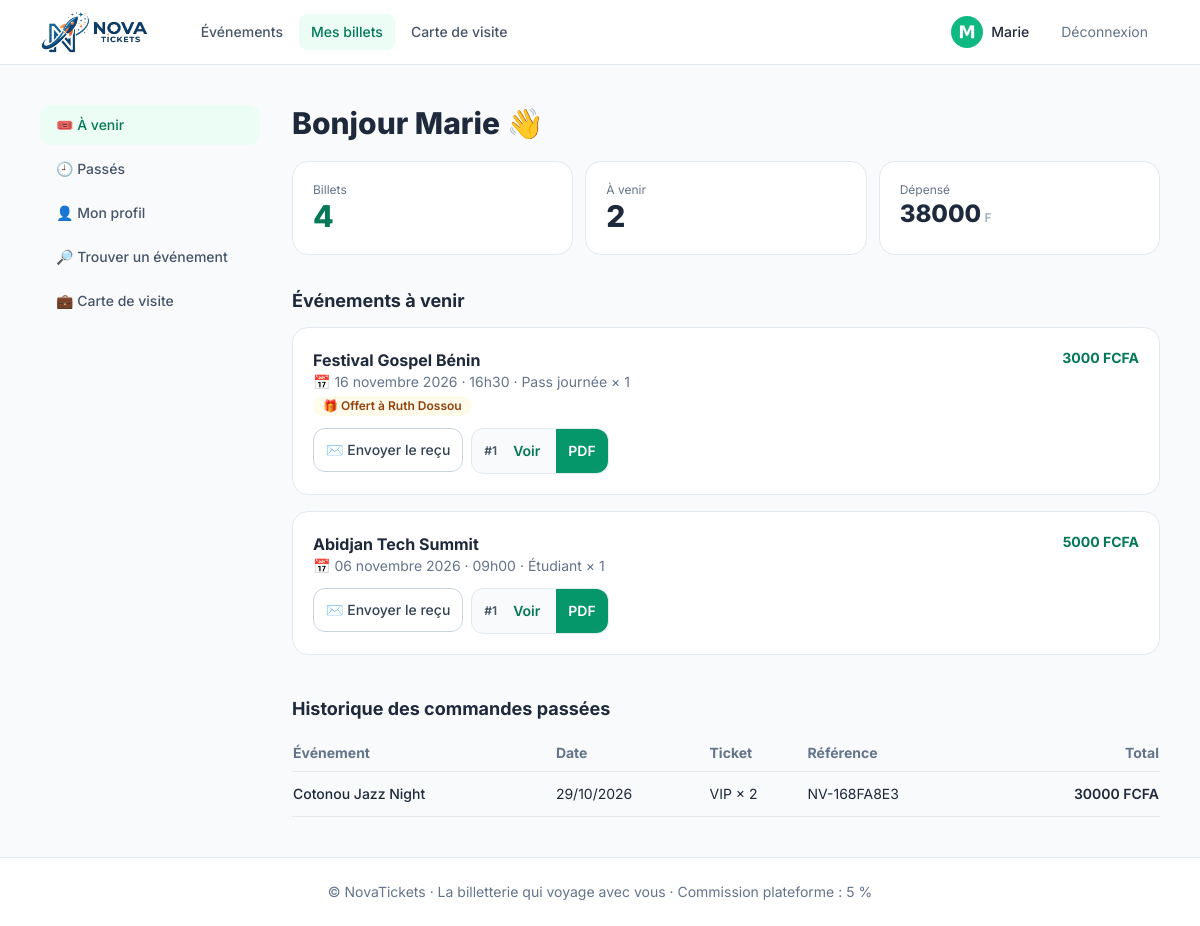
/mes-billets/ (signed in), run on the app's committed database.
### accounts/models.py (models this page shows, shortened)
class User(AbstractUser):
    SPECTATEUR = "spectateur"
    ORGANISATEUR = "organisateur"
    ROLES = [(SPECTATEUR, "Spectateur"), (ORGANISATEUR, "Organisateur")]
    SEXES = [("M", "Masculin"), ("F", "Féminin")]
    role = models.CharField(max_length=20, choices=ROLES, default=SPECTATEUR)
    country = models.CharField("Pays", max_length=2, default="BJ")
    phone = models.CharField("Téléphone", max_length=30)
    sexe = models.CharField(max_length=1, choices=SEXES, blank=True)
    profession = models.CharField(max_length=120, blank=True)
    photo = models.ImageField(upload_to="photos/", blank=True, null=True)
    org_name = models.CharField("Nom de l'organisation", max_length=150, blank=True)
    org_logo = models.ImageField(upload_to="org_logos/", blank=True, null=True)
    @property
    def is_organisateur(self):
        return self.role == self.ORGANISATEUR

### orders/models.py (models this page shows, shortened)
class Order(models.Model):
    PENDING = "pending"
    PAID = "paid"
    FAILED = "failed"
    STATUSES = [(PENDING, "En attente"), (PAID, "Payé"), (FAILED, "Échoué")]
    reference = models.CharField(max_length=20, unique=True, default=new_reference)
    user = models.ForeignKey(settings.AUTH_USER_MODEL, on_delete=models.CASCADE, related_name="orders")
    event = models.ForeignKey("events.Event", on_delete=models.CASCADE, related_name="orders")
    ticket_type = models.ForeignKey("events.TicketType", on_delete=models.PROTECT, related_name="orders")
    quantity = models.PositiveIntegerField(default=1)
    unit_price = models.DecimalField(max_digits=10, decimal_places=0)
    total = models.DecimalField(max_digits=12, decimal_places=0)
    commission = models.DecimalField(max_digits=12, decimal_places=0, default=0)
    net_amount = models.DecimalField("Net organisateur", max_digits=12, decimal_places=0, default=0)
    payment_method = models.CharField(max_length=60)
    payment_phone = models.CharField(max_length=30, blank=True)
    status = models.CharField(max_length=10, choices=STATUSES, default=PENDING)
    created_at = models.DateTimeField(auto_now_add=True)
    receipt_sent_at = models.DateTimeField(null=True, blank=True)
    for_friend = models.BooleanField(default=False)
    friend_last_name = models.CharField(max_length=80, blank=True)
    friend_first_name = models.CharField(max_length=80, blank=True)
    friend_sexe = models.CharField(max_length=1, blank=True)
    friend_email = models.EmailField(blank=True)
    friend_phone = models.CharField(max_length=30, blank=True)
    friend_photo = models.ImageField(upload_to="friends/", blank=True, null=True)
    class Meta:
        ordering = ["-created_at"]
    @property
    def holder_last_name(self):
        return self.friend_last_name if self.for_friend else self.user.last_name
    @property
    def holder_first_name(self):
        return self.friend_first_name if self.for_friend else self.user.first_name
    @property
    def holder_name(self):
        return f"{self.holder_first_name} {self.holder_last_name}".strip() or self.user.username

class Ticket(models.Model):
    code = models.UUIDField(default=uuid.uuid4, unique=True, editable=False)
    order = models.ForeignKey(Order, on_delete=models.CASCADE, related_name="tickets")
    number = models.PositiveIntegerField(default=1)
    used = models.BooleanField(default=False)
    created_at = models.DateTimeField(auto_now_add=True)
    class Meta:
        ordering = ["order", "number"]
    def get_absolute_url(self):
        return reverse("orders:ticket", args=[self.code])

### events/models.py (models this page shows, shortened)
class Event(models.Model):
    DRAFT = "draft"
    PUBLISHED = "published"
    STATUSES = [(DRAFT, "Brouillon"), (PUBLISHED, "Publié")]
    organizer = models.ForeignKey(settings.AUTH_USER_MODEL, on_delete=models.CASCADE, related_name="events")
    name = models.CharField("Nom de l'événement", max_length=200)
    slug = models.SlugField(max_length=220, unique=True, blank=True)
    description = models.TextField(blank=True)
    location = models.CharField("Lieu", max_length=200, blank=True)
    banner = models.ImageField("Visuel", upload_to="events/", blank=True, null=True)
    logo = models.ImageField("Logo de l'événement", upload_to="event_logos/", blank=True, null=True)
    start_date = models.DateField("Date de début")
    end_date = models.DateField("Date de fin")
    start_time = models.TimeField("Heure de début")
    sales_deadline = models.DateField("Date limite d'achat")
    status = models.CharField(max_length=12, choices=STATUSES, default=DRAFT)
    created_at = models.DateTimeField(auto_now_add=True)
    class Meta:
        ordering = ["start_date", "start_time"]
    def get_absolute_url(self):
        return reverse("events:detail", args=[self.slug])

class TicketType(models.Model):
    event = models.ForeignKey(Event, on_delete=models.CASCADE, related_name="ticket_types")
    name = models.CharField("Type de ticket", max_length=80)
    price = models.DecimalField("Prix (FCFA)", max_digits=10, decimal_places=0)
    stock = models.PositiveIntegerField("Quantité disponible", default=100)
    class Meta:
        ordering = ["price"]

### core/views.py (the view)
# urls.py: path("mes-billets/", views.spectateur_dashboard, name="spectateur_dashboard"),
@login_required
def spectateur_dashboard(request):
    today = timezone.localdate()
    orders = (Order.objects.filter(user=request.user, status=Order.PAID)
              .select_related("event", "ticket_type").prefetch_related("tickets"))
    upcoming = [o for o in orders if o.event.end_date >= today]
    past = [o for o in orders if o.event.end_date < today]
    return render(request, "dashboard/spectateur.html", {
        "upcoming": upcoming, "past": past,
        "tickets_count": sum(o.quantity for o in orders),
        "spent": sum((o.total for o in orders), Decimal("0")),
    })

### core/context_processors.py (called while the page is built)
def platform(request):
    return {
        "PLATFORM_NAME": settings.PLATFORM_NAME,
        "CARD_PRICE": settings.BUSINESS_CARD_PRICE,
        "COMMISSION_PERCENT": int(settings.PLATFORM_COMMISSION_RATE * 100),
    }

### templates/dashboard/spectateur.html (shortened to what this page needs)
{% extends "base.html" %}
{% block content %}
<div class="grid gap-8 lg:grid-cols-[220px_1fr]">
  <aside class="hidden lg:block">
    <div class="sticky top-24 space-y-1 text-sm font-medium">
      <a href="#a-venir" class="block rounded-xl bg-emerald-50 px-4 py-2.5 text-emerald-700">🎟️ À venir</a>
      <a href="#passes" class="block rounded-xl px-4 py-2.5 text-slate-600 hover:bg-slate-100">🕘 Passés</a>
      <a href="{% url 'accounts:profile' %}" class="block rounded-xl px-4 py-2.5 text-slate-600 hover:bg-slate-100">👤 Mon profil</a>
      <a href="{% url 'core:home' %}" class="block rounded-xl px-4 py-2.5 text-slate-600 hover:bg-slate-100">🔎 Trouver un événement</a>
      <a href="{% url 'core:card_list' %}" class="block rounded-xl px-4 py-2.5 text-slate-600 hover:bg-slate-100">💼 Carte de visite</a>
    </div>
  </aside>
  <div>
    <div class="flex flex-wrap items-center justify-between gap-3">
      <h1 class="text-2xl md:text-3xl font-extrabold">Bonjour {{ user.first_name|default:user.username }} 👋</h1>
    </div>
    <div class="mt-5 grid grid-cols-3 gap-3">
      <div class="rounded-2xl bg-white border border-slate-200 p-3 md:p-5"><p class="text-xs text-slate-500">Billets</p><p class="text-2xl md:text-3xl font-extrabold text-emerald-700">{{ tickets_count }}</p></div>
      <div class="rounded-2xl bg-white border border-slate-200 p-3 md:p-5"><p class="text-xs text-slate-500">À venir</p><p class="text-2xl md:text-3xl font-extrabold">{{ upcoming|length }}</p></div>
      <div class="rounded-2xl bg-white border border-slate-200 p-3 md:p-5"><p class="text-xs text-slate-500">Dépensé</p><p class="text-lg md:text-2xl font-extrabold">{{ spent|floatformat:0 }}<span class="text-xs font-medium text-slate-400"> F</span></p></div>
    </div>
    <h2 id="a-venir" class="mt-8 text-lg font-bold scroll-mt-24">Événements à venir</h2>
    <div class="mt-3 space-y-4">
      {% for o in upcoming %}
      <div class="rounded-2xl bg-white border border-slate-200 p-4 md:p-5">
        <div class="flex flex-col gap-1 sm:flex-row sm:items-start sm:justify-between">
          <div class="min-w-0">
            <a href="{{ o.event.get_absolute_url }}" class="font-bold hover:text-emerald-700">{{ o.event.name }}</a>
            <p class="text-sm text-slate-500">📅 {{ o.event.start_date|date:"d F Y" }} · {{ o.event.start_time|time:"H\hi" }} · {{ o.ticket_type.name }} × {{ o.quantity }}</p>
            {% if o.for_friend %}<p class="mt-1 inline-block rounded-full bg-amber-50 px-2.5 py-0.5 text-xs font-semibold text-amber-800">🎁 Offert à {{ o.holder_name }}</p>{% endif %}
          </div>
          <span class="text-sm font-bold text-emerald-700">{{ o.total|floatformat:0 }} FCFA</span>
        </div>
        <div class="mt-3 flex flex-wrap gap-2">
          <form method="post" action="{% url 'orders:resend_receipt' o.reference %}">{% csrf_token %}
            <button class="tap rounded-xl border border-slate-300 bg-white px-3 text-sm font-medium text-slate-700 hover:bg-slate-50">✉️ {% if o.receipt_sent_at %}Renvoyer le reçu{% else %}Envoyer le reçu{% endif %}</button>
          </form>
          {% for t in o.tickets.all %}
          <div class="flex items-center gap-1 rounded-xl border border-slate-200 bg-slate-50 pl-3">
            <span class="text-xs font-semibold text-slate-600">#{{ t.number }}</span>
            <a href="{{ t.get_absolute_url }}" class="tap grid place-items-center px-3 text-sm font-semibold text-emerald-700">Voir</a>
            <a href="{% url 'orders:ticket_pdf' t.code %}" class="tap grid place-items-center rounded-r-xl bg-emerald-600 px-3 text-sm font-semibold text-white">PDF</a>
          </div>
          {% endfor %}
        </div>
      </div>
      {% empty %}
      <div class="rounded-2xl border border-dashed border-slate-300 p-8 text-center text-slate-500">Aucun billet à venir. <a href="{% url 'core:home' %}" class="font-semibold text-emerald-700">Découvrir les événements</a></div>
      {% endfor %}
    </div>
    <h2 id="passes" class="mt-10 text-lg font-bold scroll-mt-24">Historique des commandes passées</h2>
    <div class="mt-3">
      {% if past %}
      <table class="responsive w-full text-sm">
        <thead><tr class="text-left text-slate-500 border-b"><th class="py-2">Événement</th><th>Date</th><th>Ticket</th><th>Référence</th><th class="text-right">Total</th></tr></thead>
        <tbody>
        {% for o in past %}
          <tr class="md:border-b">
            <td data-label="Événement" class="py-3 font-medium">{{ o.event.name }}</td>
            <td data-label="Date">{{ o.event.start_date|date:"d/m/Y" }}</td>
            <td data-label="Ticket">{{ o.ticket_type.name }} × {{ o.quantity }}{% if o.for_friend %} · 🎁 {{ o.holder_name }}{% endif %}</td>
            <td data-label="Référence">{{ o.reference }}</td>
            <td data-label="Total" class="md:text-right font-semibold">{{ o.total|floatformat:0 }} FCFA</td>
          </tr>
        {% endfor %}
        </tbody>
      </table>
      {% else %}<p class="rounded-2xl border border-dashed border-slate-300 p-6 text-center text-slate-500">Aucune commande passée pour le moment.</p>{% endif %}
    </div>
  </div>
</div>
{% endblock %}

### templates/base.html (shortened to what this page needs)
{% load static %}<!DOCTYPE html>
<html lang="fr" class="scroll-smooth">
<head>
  <script src="https://cdn.tailwindcss.com"></script>
</head>
<body class="bg-slate-50 text-slate-800 font-sans antialiased min-h-screen flex flex-col">
{% with url=request.resolver_match.url_name %}
<header class="sticky top-0 z-40 bg-white/90 backdrop-blur border-b border-slate-200">
  <div class="mx-auto max-w-6xl px-4 h-16 flex items-center gap-4">
    <a href="{% url 'core:home' %}" class="flex items-center shrink-0" aria-label="NovaTickets – accueil">
      <img src="{% static 'img/logo-horizontal.png' %}" alt="NovaTickets" class="h-11 w-auto">
    </a>
    <nav class="hidden md:flex items-center gap-1 ml-6 text-sm font-medium">
      <a href="{% url 'core:home' %}" class="px-3 py-2 rounded-lg {% if url == 'home' %}bg-emerald-50 text-emerald-700{% else %}text-slate-600 hover:bg-slate-100{% endif %}">Événements</a>
      {% if user.is_authenticated %}
        <a href="{% url 'core:spectateur_dashboard' %}" class="px-3 py-2 rounded-lg {% if url == 'spectateur_dashboard' %}bg-emerald-50 text-emerald-700{% else %}text-slate-600 hover:bg-slate-100{% endif %}">Mes billets</a>
        <a href="{% url 'core:card_list' %}" class="px-3 py-2 rounded-lg {% if url == 'card_list' or url == 'card_create' or url == 'card_detail' or url == 'card_edit' %}bg-emerald-50 text-emerald-700{% else %}text-slate-600 hover:bg-slate-100{% endif %}">Carte de visite</a>
      {% endif %}
    </nav>
    <div class="ml-auto flex items-center gap-2">
      {% if user.is_authenticated %}
        <a href="{% url 'accounts:profile' %}" class="flex items-center gap-2 rounded-full pl-1 pr-3 py-1 hover:bg-slate-100">
          {% if user.photo %}<img src="{{ user.photo.url }}" class="h-8 w-8 rounded-full object-cover" alt="">
          {% elif user.org_logo %}<img src="{{ user.org_logo.url }}" class="h-8 w-8 rounded-full object-cover" alt="">
          {% else %}<span class="h-8 w-8 rounded-full bg-emerald-100 text-emerald-700 grid place-items-center text-sm font-bold">{{ user.display_name|slice:":1"|upper }}</span>{% endif %}
          <span class="hidden sm:inline text-sm font-medium">{{ user.first_name|default:user.username }}</span>
        </a>
        <form method="post" action="{% url 'accounts:logout' %}" class="hidden md:block">{% csrf_token %}
          <button class="tap px-3 text-sm text-slate-500 hover:text-slate-800">Déconnexion</button>
        </form>
      {% endif %}
    </div>
  </div>
</header>
<main class="flex-1 w-full mx-auto max-w-6xl px-4 py-6 md:py-10 pb-28 md:pb-10">
  {% block content %}{% endblock %}
</main>
<footer class="hidden md:block border-t border-slate-200 bg-white py-6 text-center text-sm text-slate-500">
  © NovaTickets · La billetterie qui voyage avec vous · Commission plateforme : {{ COMMISSION_PERCENT }} %
</footer>
{% endwith %}
</body>
</html>

### templates/base.html (style rules this page uses)
.tap { min-height: 44px; }

### data on the page
User: photo (picture), first_name "Marie"
Order: event.name "Festival Gospel Bénin", event.start_date "16 novembre 2026", event.start_time "16h30", ticket_type.name "Pass journée", quantity "1", holder_name "Ruth Dossou", total "3000", shows "Envoyer le reçu"
Ticket: number "1"
Order: event.name "Abidjan Tech Summit", event.start_date "06 novembre 2026", event.start_time "09h00", ticket_type.name "Étudiant", quantity "1", total "5000", shows "Envoyer le reçu"
Ticket: number "1"
Order: event.name "Cotonou Jazz Night", event.start_date "29/10/2026", ticket_type.name "VIP", quantity "2", reference "NV-168FA8E3", total "30000"

### other printed values
{{ tickets_count }} "4"
{{ upcoming|length }} "2"
{{ spent|floatformat:0 }} "38000"
{{ COMMISSION_PERCENT }} "5"
